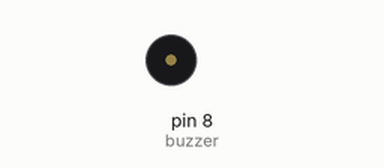
This sketch was run on a simulated Arduino Uno, built with avr-gcc and run on an emulated ATmega328P. Shown: buzzer (waves = sounding, pin HIGH).

Above: at 0.3 s.
Timing chart, 0 to 3.0 s (numbered marks = the images above):
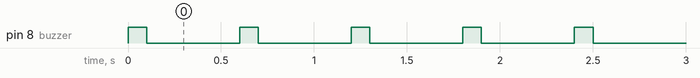

Measured:
- by itself, pin 8 (buzzer): alternates HIGH for 0.10 s and LOW for 0.50 s

The sketch:

buzzer.ino
```cpp
int buzzer=8; //Setting the IO pin buzzer is attached.
void setup()
{
  pinMode(buzzer,OUTPUT);//Set Buzzer pin as output
}
void loop()
{
  unsigned char i,j;// Define variables

  digitalWrite(buzzer,HIGH);//buzzer On
  delay(100);//Delay 1ms
  digitalWrite(buzzer,LOW);//buzzer Off
  delay(500);// Delay 1ms
 /* while(1)
 {
    for(i=0;i<100;i++)// sound of frequency 1
    {
      digitalWrite(buzzer,HIGH);//buzzer On
      delay(100);//Delay 1ms
      digitalWrite(buzzer,LOW);//buzzer Off
      delay(100);// Delay 1ms
    }
    for(i=0;i<100;i++)// sound of frequency 2
    {
      digitalWrite(buzzer,HIGH);//buzzer On
      delay(2000);//Delay 2ms
      digitalWrite(buzzer,LOW);//buzzer Off
      delay(2000);//Delay 2ms
    }
  } */
}
```
